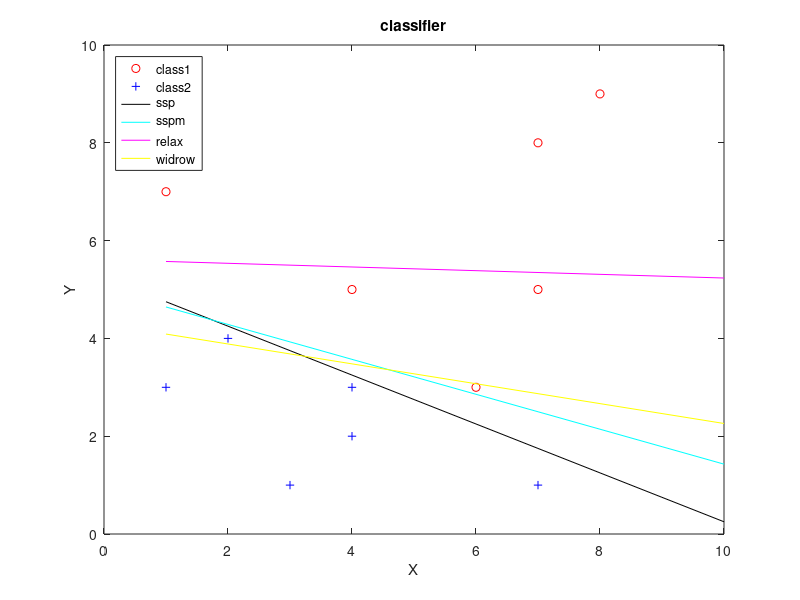

Write MATLAB code to recreate this figure.
% clear;
% clc;
% close all;

% initial_weight = rand(1,3);
initial_weight = [1 1 1];

%% Single Sample Perceptron Without Margin

w = initial_weight;
initial_weight
w = w';

% Load the Data Points
class = [];

class1 = [1 7 1;6 3 1;7 8 1;8 9 1;4 5 1;7 5 1];
class2 = [3 1 1;4 3 1;2 4 1;7 1 1;1 3 1;4 2 1];

class = [class; class1];
class = [class; -class2];
n = size(class,1);

%Randomize
randorder = randperm(n);
rand_class = class(randorder, :);

l = 0;
flag = 1;
stop = 0;

while(flag == 1 && l<10000)
    l = l +1;
    flag = 0;

    for k = 1:12
        value = rand_class(k,:) * w;
        if value < stop
            flag = 1;
            w = w + rand_class(k,:)';
        end
    end
end

disp('For Single sample perceptron without margin');
l
w'

%Plotting
figure(1);
plot(class1(:,1),class1(:,2),'or');
hold on;
plot(class2(:,1),class2(:,2),'+b');
hold on;
x = [1 2 3 4 5 6 7 8 9 10];
y = -(w(1)*x + w(3))/w(2);
plot(x,y,'k');
hold on


%% Single Sample Perceptron With Margin

w = initial_weight;
w = w';

% Load the Data Points
class = [];

class1 = [1 7 1;6 3 1;7 8 1;8 9 1;4 5 1;7 5 1];
class2 = [3 1 1;4 3 1;2 4 1;7 1 1;1 3 1;4 2 1];

class = [class; class1];
class = [class; -class2];
n = size(class,1);

%Randomize
randorder = randperm(n);
rand_class = class(randorder, :);

l = 0;
flag = 1;
stop = 0.01;

while(flag == 1 && l<10000)
    l = l +1;
    flag = 0;

    for k = 1:12
        value = rand_class(k,:) * w;
        if value < stop
            flag = 1;
            w = w + rand_class(k,:)';
        end
    end
end

disp('For Single sample perceptron with margin');
l
w'

%Plotting
y = -(w(1)*x + w(3))/w(2);
plot(x,y,'c');
hold on

%% Relaxation Procedure

w = initial_weight;
w = w';

% Load the Data Points
class = [];

class1 = [1 7 1;6 3 1;7 8 1;8 9 1;4 5 1;7 5 1];
class2 = [3 1 1;4 3 1;2 4 1;7 1 1;1 3 1;4 2 1];

class = [class; class1];
class = [class; -class2];
n = size(class,1);

%Randomize
randorder = randperm(n);
rand_class = class(randorder, :);

wprev = zeros(1,3)';
stop = 1;
eta = 1;
thres = 0;
l=0;
flag = 1;

while (flag && pdist([w';wprev'])>thres)
   l = l+1;
   flag = 0;
   for k=1:12
      yk = rand_class(k,:);
      if yk * w <= stop
         value = yk*(stop-(yk * w))/power(pdist([zeros(1,3);yk]),2);
         wprev = w;
         w = w + eta * value';
         flag = 1;
      end
   end
   if flag==1
     eta=eta*0.9;
   end 
end

disp('For Relaxation Procedure');
l
w'

%Plotting
y = -(w(1)*x + w(3))/w(2);
plot(x,y,'m');
hold on;


%% Widrow-Hoff Algorithm


w = initial_weight;
w = w';

% Load the Data Points
class = [];

class1 = [1 7 1;6 3 1;7 8 1;8 9 1;4 5 1;7 5 1];
class2 = [3 1 1;4 3 1;2 4 1;7 1 1;1 3 1;4 2 1];

class = [class; class1];
class = [class; -class2];
n = size(class,1);

%Randomize
randorder = randperm(n);
rand_class = class(randorder, :);


wprev=zeros(1,3)';
thres=0.0001;
eta = 0.7;
flag = 1;
stop = 0.1 * ones(1,12);
l = 0;

while (flag && pdist([w';wprev'])>thres)
   l = l+1;
   flag = 0;
   for k=1:12
      yk = rand_class(k,:);
      if yk * w<=stop(k)
         value = yk*(stop(k)-(yk*w));
         wprev = w;
         w = w + eta*value';
         flag = 1;
      end
   end
   if flag==1
     eta=eta*0.9;
   end 
   
end

disp('For Widrow Hoff Algorithm');
l
w'

%Plotting
y = -(w(1)*x + w(3))/w(2);
plot(x,y,'y');
hold off

%%

legend('class1','class2','ssp','sspm','relax','widrow','Location','northwest');
xlabel('X');
ylabel('Y');
title('classifier');
hold off


